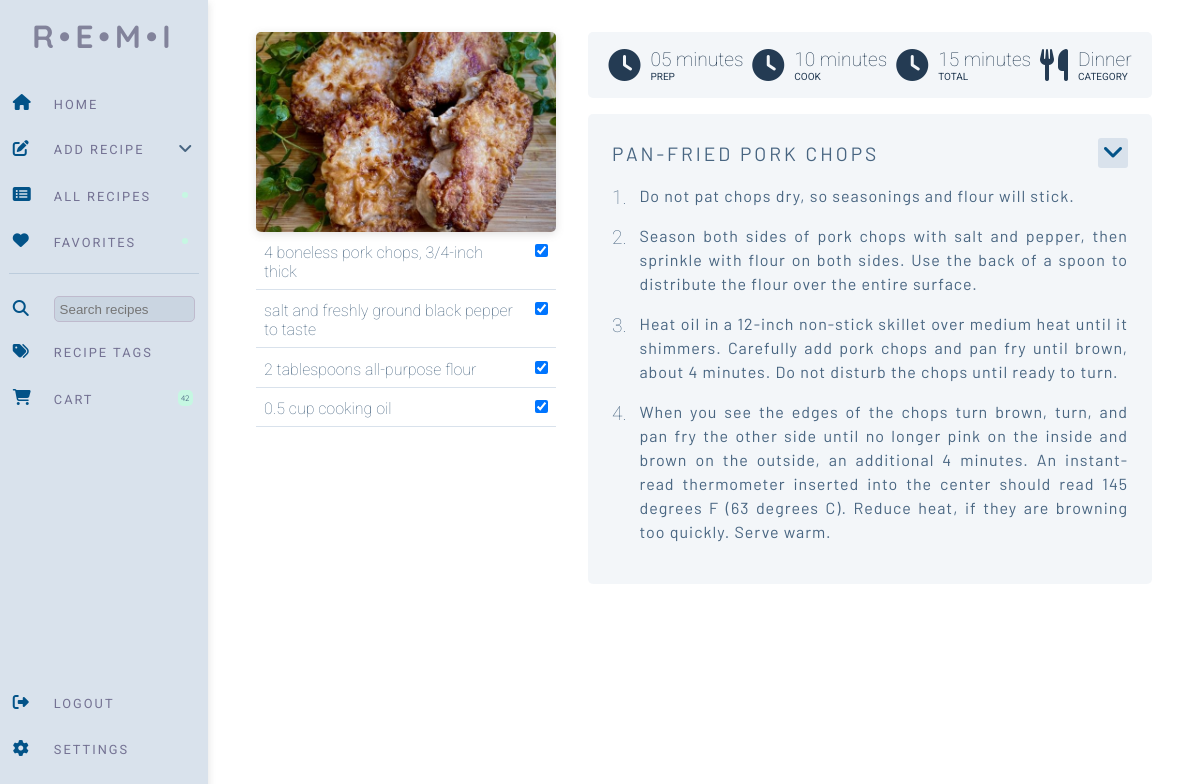
The page /random_recipe (signed in) on the database its author committed.
### website/models.py (models this page shows)
class Recipe(db.Model):
    id = db.Column(db.Integer, primary_key=True)
    uuid = db.Column(db.Integer, primary_key=False)
    username = db.Column(db.Integer, db.ForeignKey('user.id'))
    recipe_name = db.Column(db.String(200))
    prep_time = db.Column(db.Integer, primary_key=False)
    cook_time = db.Column(db.Integer, primary_key=False)
    total_time = db.Column(db.Integer, primary_key=False)
    ingredients = db.Column(db.String())
    servings = db.Column(db.String())
    ingredients_quantity = db.Column(db.String())
    ingredients_measurement = db.Column(db.String())
    instructions = db.Column(db.String())
    instructions_json = db.Column(db.String())
    original_url = db.Column(db.String())
    date_parsed = db.Column(db.String())
    image = db.Column(db.String())
    favorite = db.Column(db.Boolean, default=False)
    category = db.Column(db.String())
    ingredient_list = db.relationship('Ingredients')
    tags = db.relationship('Tag', secondary=recipe_tag, backref='recipe')

class Ingredients(db.Model):
    id = db.Column(db.Integer, primary_key=True)
    uuid = db.Column(db.Integer, primary_key=False)
    recipe = db.Column(db.Integer, db.ForeignKey('recipe.uuid'))
    ingredient = db.Column(db.String())
    ing_type = db.Column(db.String(), default="misc")
    ing_display = db.Column(db.String(), default="Misc.")

### website/views.py (the view, shortened to what this page needs)
@views.route('/random_recipe', methods=['POST', 'GET'])
@login_required
def random_recipe():
    shopping_list = ShoppingList.query.count()
    recipe = Recipe.query.filter_by(username=current_user.id).group_by(func.random()).first()
    ingredients = Ingredients.query.filter_by(uuid=recipe.uuid).all()
    instructions_json = json.loads(recipe.instructions_json)
    return render_template("view_recipe.html", recipe=recipe, ingredients=ingredients, user=current_user,
                           shopping_list=shopping_list, view_id=recipe.uuid, instructions_json=instructions_json)

### website/__init__.py (called while the page is built)
def create_app():
    app = Flask(__name__)
    app.config['SECRET_KEY'] = 'sdf897sdf987'
    app.config['SQLALCHEMY_DATABASE_URI'] = f'sqlite:///{DB_NAME}'
    db.init_app(app)
    migrate.init_app(app, db)
    from .views import views
    from .auth import auth
    app.register_blueprint(views, url_prefix='/')
    app.register_blueprint(auth, url_prefix='/')
    from .models import User, Recipe
    with app.app_context():
        db.create_all()
    login_manager = LoginManager()
    login_manager.login_view = 'auth.login'
    login_manager.init_app(app)
    @login_manager.user_loader
    def load_user(id):
        return User.query.get(int(id))
    return app

### website/templates/view_recipe.html (shortened to what this page needs)
{% extends "base.html" %}  {% block content %}
<form method="POST">
<div class="view-recipe">
  <div class="ingredient-list">
    <img
    class="instruction-img"
    src="{{ url_for('static', filename=recipe.image) }}"
  />
    {% for ingredient in ingredients %}
    <div class="ingredient-wrapper">
      <div class="ingredient">
        {{ ingredient.ingredient }}<input
      </div>
      <div class="ingredient-check">
        <input
          type="checkbox"
          value="{{ ingredient.ingredient }}"
          id="ingredients"
          name="ingredients"
          checked
        />
      </div>
    </div>
    {% endfor %}
  </div>
  <div class="recipe-instructions">
    <div class="information-wrapper">
          <div class="recipe-icons">
            <i class="fa-solid fa-clock fa-2x"></i>
            <p>{{ recipe.prep_time }}</p>
            <span class="stat-title">Prep</span>
          </div>
          <div class="recipe-icons">
            <i class="fa-solid fa-clock fa-2x"></i>
            <p>{{ recipe.cook_time }}</p>
            <span class="stat-title">Cook</span>
          </div>
          <div class="recipe-icons">
            <i class="fa-solid fa-clock fa-2x"></i>
            <p>{{ recipe.total_time }}</p>
            <span class="stat-title">Total</span>
          </div>
          <div class="recipe-icons">
            <i class="fa-solid fa-utensils fa-2x"></i>
            <p>{{ recipe.category }}</p>
            <span class="stat-title">Category</span>
          </div>
    </div>
    <div class="recipe-grid-wrapper">
      <div class="recipe-menu-wrapper">
        <div class="recipe-title">{{ recipe.recipe_name }}</div>
        <div class="recipe-dropdown">
          <div class="recipe-menu" onclick="menutoggle()">
            <i class="fa-solid fa-angle-down fa-xl"></i>
          </div>
        </div>
      </div>
      {% for key,value in instructions_json.items() %}
      <div class="counter"><span class="number">{{ loop.index }}.</span></div>
      <div class="step">{{ value }}</div>
      {% endfor %}
    </div>
  </div>
</div>
</form>
{% endblock %}

### website/static/test.css (style rules this page uses)
* { margin: 0; padding: 0; box-sizing: border-box; }
body { position: relative; }
:root { --nav-background: #D9E2EC; --main-background: white; --logo-color: rgba(49, 41, 77, 0.512); --nav-items-color: #486581; --nav-icon-color: #035388; --nav-items-hover: #BCCCDC; --nav-text-color: rgba(68, 60, 104, 0.678); --search-input-color: #c1cdda92; --pill-background: #C6F7E2; --recipe-card-background: #F0F4F8; --primary-button: #035388; --secondary-button: #D9E2EC; --recipe-tag-background: #f0f4f8e5; --instructions-background: #f0f4f8c7; --modal-delete: #AB091E; }
.view-recipe { display: grid; grid-template-columns: 300px 1fr; gap: 2rem; margin: 2rem; margin-left: 3rem; margin-right: 3rem; }
.ingredient-list { display: flex; gap: .2rem; flex-direction: column; }
.ingredient-wrapper { display: grid; grid-template-columns: 1fr auto; border-bottom: 1px solid; border-color: #D9E2EC; }
.ingredient { font-family: 'Roboto', sans-serif; color: var(--nav-items-color); font-weight: 100; padding: .5rem; }
.ingredient-check { padding: .5rem; }
.recipe-instructions { display: flex; flex-direction: column; gap: 1rem; }
.recipe-grid-wrapper { background-color: var(--instructions-background); border-radius: 5px; padding: 1.5rem; display: grid; grid-template-columns: auto 1fr; grid-auto-flow: row; }
.instruction-img { width: 100%; height: 200px; object-fit: cover; border-radius: 5px; box-shadow: rgba(99, 99, 99, 0.2) 0px 2px 8px 0px; }
.recipe-menu-wrapper { display: grid; grid-template-columns: 1fr auto; gap: .5rem; width: 100%; grid-column: 1 / span 2; align-items:center; justify-content: end; margin-bottom: 1rem; position: relative; }
.recipe-menu { background-color: var(--nav-background); color: var(--nav-icon-color); border-radius: 3px; width: 30px; height: 30px; display: grid; align-items: center; justify-content: center; }
.recipe-title { font-family: 'Barlow', sans-serif; text-transform: uppercase; letter-spacing: 3px; font-size: 1.2rem; color: var(--nav-items-color); }
.counter { padding: 0; font-family: 'Roboto', sans-serif; color: var(--nav-items-color); font-size: 1.2rem; font-weight: 100; margin-right: .8rem; margin-top: 2px; }
.step { padding: 0; font-family: 'Barlow', sans-serif; color: var(--nav-items-color); letter-spacing: 1px; margin-bottom: 1rem; text-align: justify; line-height: 1.5; }
.information-wrapper { margin-top: 0; padding: 1rem; display: flex; background-color: #f3f6f9; border-radius: 5px; justify-content: space-around; }
.stat-title { grid-column-start: 2; }
.recipe-icons { color: #243B53; display: grid; grid-template-columns: auto 1fr; grid-auto-flow: row; align-items: center; justify-content: center; }
.recipe-icons i { grid-row: 1 / span 2; margin-right: 10px; }
.recipe-icons p { font-family: 'Roboto', sans-serif; font-size: 1.2rem; font-weight: 100; }
.recipe-icons span { font-family: 'Roboto', sans-serif; text-transform: uppercase; font-size: 10px; }

### rows shown on the page
Recipe: image (picture), prep_time "05 minutes", cook_time "10 minutes", total_time "15 minutes", category "Dinner", recipe_name "PAN-FRIED PORK CHOPS"
Ingredients: ingredient "4 boneless pork chops, 3/4-inch thick"
Ingredients: ingredient "salt and freshly ground black pepper to taste"
Ingredients: ingredient "2 tablespoons all-purpose flour"
Ingredients: ingredient "0.5 cup cooking oil"

### other values the page prints
{{ shopping_list }} "42"
{{ value }} "Do not pat chops dry, so seasonings and flour will stick." "Season both sides of pork chops with salt and pepper, then sprinkle with flour on both sides. Use the back of a spoon to distribute the flour over the entire surface." "Heat oil in a 12-inch non-stick skillet over medium heat until it shimmers. Carefully add pork chops and pan fry until brown, about 4 minutes. Do not disturb the chops until ready to turn."
